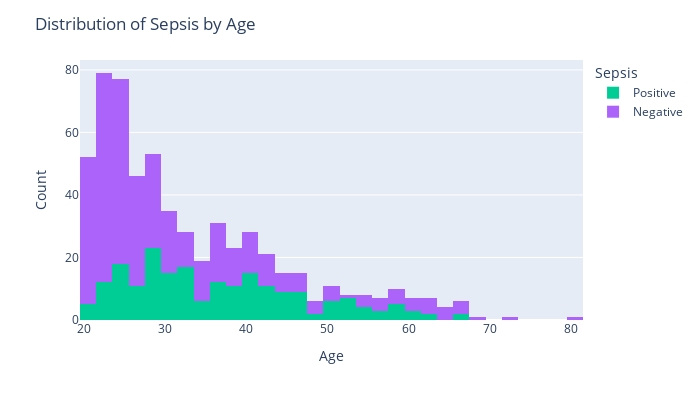

This figure's notebook cell:
### Markdown cell above
#### __1. What is the distribution of sepsis infection with age?__

### Code cell
fig = px.histogram(train_eda_df, 
                   x="Age", 
                   color="Sepsis", 
                   color_discrete_map={0: "darkblue", 1: "green"})

fig.update_layout(title="Distribution of Sepsis by Age", 
                  xaxis_title="Age", 
                  yaxis_title="Count", 
                  width=700,
                  height=400)

fig.show()

### Figure 1 — Plotly figure (JSON) as saved in the notebook; plotly's stock layout.template omitted (floating-point values rounded to 4 significant figures; data arrays with more than 128 entries replaced by an {"elided": "..."} marker saying what was removed)
{"data": [{"alignmentgroup": "True", "bingroup": "x", "hovertemplate": "Sepsis=Positive<br>Age=%{x}<br>count=%{y}<extra></extra>", "legendgroup": "Positive", "marker": {"color": "#00cc96", "pattern": {"shape": ""}}, "name": "Positive", "offsetgroup": "Positive", "orientation": "v", "showlegend": true, "type": "histogram", "x": {"elided": "208 int values"}, "xaxis": "x", "yaxis": "y"}, {"alignmentgroup": "True", "bingroup": "x", "hovertemplate": "Sepsis=Negative<br>Age=%{x}<br>count=%{y}<extra></extra>", "legendgroup": "Negative", "marker": {"color": "#ab63fa", "pattern": {"shape": ""}}, "name": "Negative", "offsetgroup": "Negative", "orientation": "v", "showlegend": true, "type": "histogram", "x": {"elided": "391 int values"}, "xaxis": "x", "yaxis": "y"}], "layout": {"barmode": "relative", "height": 400, "legend": {"title": {"text": "Sepsis"}, "tracegroupgap": 0}, "margin": {"t": 60}, "title": {"text": "Distribution of Sepsis by Age"}, "width": 700, "xaxis": {"anchor": "y", "domain": [0, 1], "title": {"text": "Age"}}, "yaxis": {"anchor": "x", "domain": [0, 1], "title": {"text": "Count"}}}}
